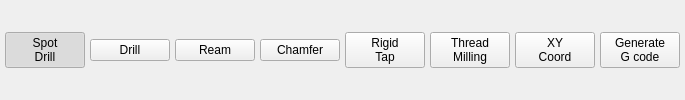
               <widget class="QWidget" name="gridWidget" native="true">
                <layout class="QGridLayout" name="gridLayout_9">
                 <property name="leftMargin">
                  <number>5</number>
                 </property>
                 <property name="topMargin">
                  <number>5</number>
                 </property>
                 <property name="rightMargin">
                  <number>5</number>
                 </property>
                 <property name="bottomMargin">
                  <number>5</number>
                 </property>
                 <property name="spacing">
                  <number>5</number>
                 </property>
                 <item row="0" column="3">
                  <widget class="QPushButton" name="pushButton_61">
                   <property name="text">
                    <string>Chamfer</string>
                   </property>
                   <property name="checkable">
                    <bool>true</bool>
                   </property>
                   <property name="page" stdset="0">
                    <number>3</number>
                   </property>
                   <property name="buttonName" stdset="0">
                    <string>chamferToolBtn</string>
                   </property>
                   <attribute name="buttonGroup">
                    <string notr="true">smartGcodeBtnGrp</string>
                   </attribute>
                  </widget>
                 </item>
                 <item row="0" column="4">
                  <widget class="QPushButton" name="pushButton_80">
                   <property name="text">
                    <string>Rigid
Tap</string>
                   </property>
                   <property name="checkable">
                    <bool>true</bool>
                   </property>
                   <property name="page" stdset="0">
                    <number>4</number>
                   </property>
                   <property name="buttonName" stdset="0">
                    <string>tapToolBtn</string>
                   </property>
                   <attribute name="buttonGroup">
                    <string notr="true">smartGcodeBtnGrp</string>
                   </attribute>
                  </widget>
                 </item>
                 <item row="0" column="1">
                  <widget class="QPushButton" name="pushButton_25">
                   <property name="text">
                    <string>Drill</string>
                   </property>
                   <property name="checkable">
                    <bool>true</bool>
                   </property>
                   <property name="page" stdset="0">
                    <number>1</number>
                   </property>
                   <property name="buttonName" stdset="0">
                    <string>drillToolBtn</string>
                   </property>
                   <attribute name="buttonGroup">
                    <string notr="true">smartGcodeBtnGrp</string>
                   </attribute>
                  </widget>
                 </item>
                 <item row="0" column="0">
                  <widget class="QPushButton" name="pushButton_81">
                   <property name="text">
                    <string>Spot
Drill</string>
                   </property>
                   <property name="checkable">
                    <bool>true</bool>
                   </property>
                   <property name="checked">
                    <bool>true</bool>
                   </property>
                   <property name="page" stdset="0">
                    <number>0</number>
                   </property>
                   <property name="buttonName" stdset="0">
                    <string>spotToolBtn</string>
                   </property>
                   <attribute name="buttonGroup">
                    <string notr="true">smartGcodeBtnGrp</string>
                   </attribute>
                  </widget>
                 </item>
                 <item row="0" column="6">
                  <widget class="QPushButton" name="pushButton_26">
                   <property name="text">
                    <string>XY
Coord</string>
                   </property>
                   <property name="checkable">
                    <bool>true</bool>
                   </property>
                   <property name="page" stdset="0">
                    <number>6</number>
                   </property>
                   <property name="buttonName" stdset="0">
                    <string>coordXBtn</string>
                   </property>
                   <attribute name="buttonGroup">
                    <string notr="true">smartGcodeBtnGrp</string>
                   </attribute>
                  </widget>
                 </item>
                 <item row="0" column="7">
                  <widget class="QPushButton" name="pushButton_27">
                   <property name="text">
                    <string>Generate
G code</string>
                   </property>
                   <property name="checkable">
                    <bool>true</bool>
                   </property>
                   <property name="page" stdset="0">
                    <number>7</number>
                   </property>
                   <property name="buttonName" stdset="0">
                    <bool>false</bool>
                   </property>
                   <attribute name="buttonGroup">
                    <string notr="true">smartGcodeBtnGrp</string>
                   </attribute>
                  </widget>
                 </item>
                 <item row="0" column="2">
                  <widget class="QPushButton" name="pushButton_82">
                   <property name="text">
                    <string>Ream</string>
                   </property>
                   <property name="checkable">
                    <bool>true</bool>
                   </property>
                   <property name="page" stdset="0">
                    <number>2</number>
                   </property>
                   <property name="buttonName" stdset="0">
                    <string>reamlToolBtn</string>
                   </property>
                   <attribute name="buttonGroup">
                    <string notr="true">smartGcodeBtnGrp</string>
                   </attribute>
                  </widget>
                 </item>
                 <item row="0" column="5">
                  <widget class="QPushButton" name="pushButton_85">
                   <property name="text">
                    <string>Thread
Milling</string>
                   </property>
                   <property name="checkable">
                    <bool>true</bool>
                   </property>
                   <property name="page" stdset="0">
                    <number>5</number>
                   </property>
                   <property name="buttonName" stdset="0">
                    <string>threadMillToolBtn</string>
                   </property>
                   <attribute name="buttonGroup">
                    <string notr="true">smartGcodeBtnGrp</string>
                   </attribute>
                  </widget>
                 </item>
                </layout>
               </widget>
